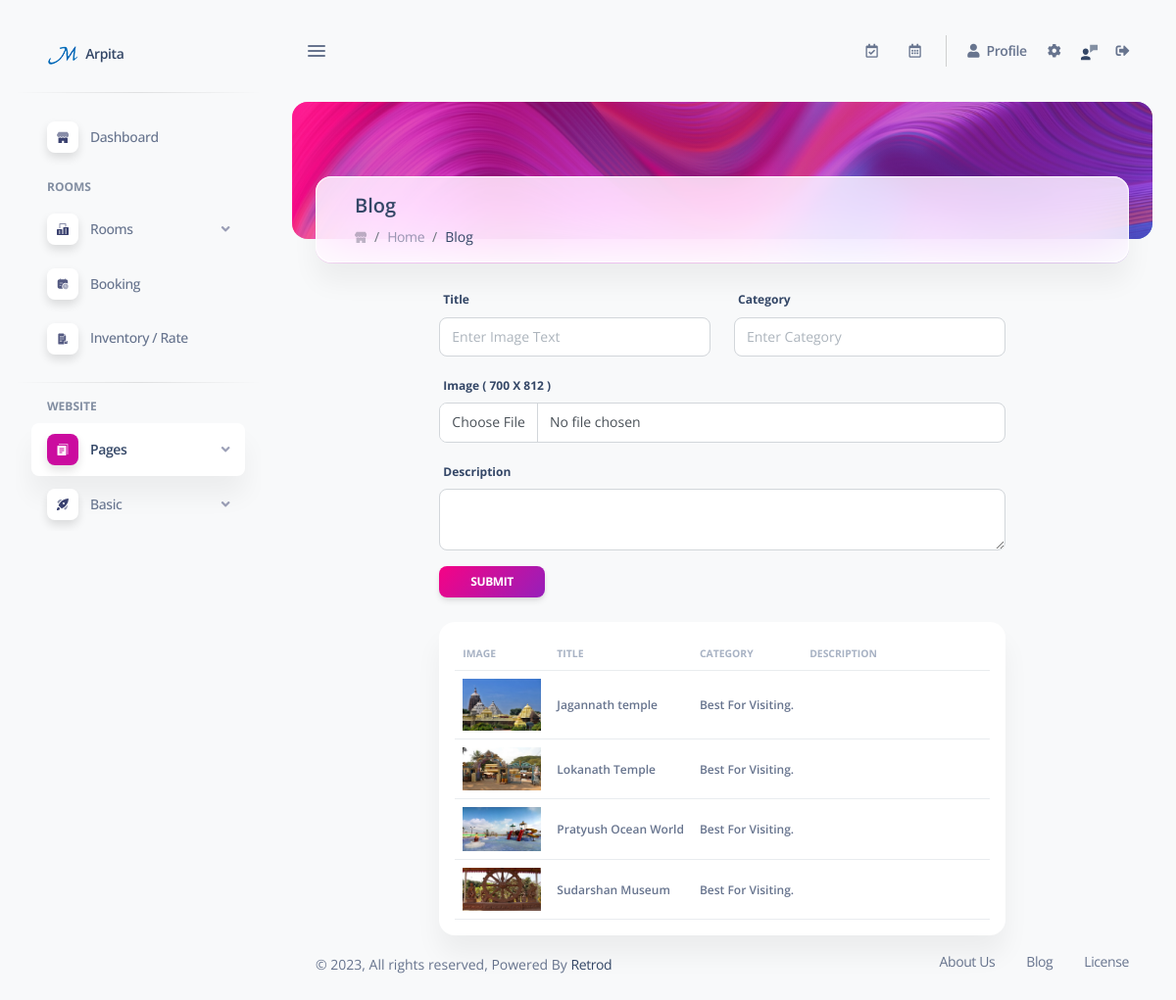
Screenshot of /be/admin/blog.php (signed in) with the database file from the repository.
### tables this page shows
CREATE TABLE `profile` (
  `id` int(11) NOT NULL,
  `name` varchar(250) NOT NULL,
  `email` varchar(250) NOT NULL,
  `primaryphone` varchar(150) NOT NULL,
  `address` text NOT NULL,
  `district` varchar(250) NOT NULL,
  `pincode` varchar(250) NOT NULL,
  `gst` varchar(250) NOT NULL,
  `description` text NOT NULL,
  `logo` varchar(250) NOT NULL,
  `logo2` varchar(250) NOT NULL,
  `favicon` varchar(250) NOT NULL,
  `url` varchar(550) NOT NULL,
  `checkIn` varchar(250) NOT NULL,
  `checkOut` varchar(250) NOT NULL,
  `waNo` varchar(15) DEFAULT NULL,
  `fbLink` varchar(250) NOT NULL,
  `inLink` varchar(250) NOT NULL,
  `twLink` varchar(250) NOT NULL
);

CREATE TABLE `blog` (
  `id` int(11) NOT NULL,
  `title` varchar(250) NOT NULL,
  `category` varchar(250) NOT NULL,
  `img` varchar(250) NOT NULL,
  `description` text NOT NULL,
  `addOn` datetime NOT NULL DEFAULT current_timestamp()
);

### be/admin/include/function.php (called while the page is built, shortened)
<?php
function hotelDetail(){
    global $conDB;
    $sql = mysqli_query($conDB, "select * from profile");
    $row = mysqli_fetch_assoc($sql);
    return $row;
}
?>

### be/admin/blog.php (the view, shortened to what this page needs)
<?php
include (SERVER_INCLUDE_PATH.'db.php');
include (SERVER_INCLUDE_PATH.'function.php');
$updateText = '';
$Desc = '';
$category =  '';
$required = 'required';
?>
<!DOCTYPE html>
<html lang="en">
<head>
  <link href="css/icons.css" rel="stylesheet">
  <link href="css/svg.css" rel="stylesheet">
  <link id="pagestyle" href="css/getbootstrap.css" rel="stylesheet">
  <link id="pagestyle" href="css/style.css" rel="stylesheet">
  <link rel="stylesheet" href="https://cdnjs.cloudflare.com/ajax/libs/font-awesome/5.15.0/css/all.min.css">
</head>
<body class="g-sidenav-show  bg-gray-100">
<?php include(SERVER_ADMIN_SCREEN_PATH.'sidebar.php') ?>
  <main class="main-content position-relative max-height-vh-100 h-100 border-radius-lg ">
    <?php include(SERVER_ADMIN_SCREEN_PATH.'navbar.php') ?>
        <div class="container-fluid">
            <div class="page-header min-height-140 border-radius-xl mt-4"
                style="background-image: url('<?php echo FRONT_SITE_IMG.'headerBg.webp' ?>'); background-position-y: 50%;">
                <span class="mask bg-gradient-primary opacity-6"></span>
            </div>
            <div class="card card-body blur shadow-blur mx-4 mt-n6 overflow-hidden">
                <div class="row gx-4">
                    <div class="col-auto">
                    </div>
                    <div class="col-auto my-auto">
                        <div class="h-100">
                            <h5 class="mb-1">
                                Blog
                            </h5>
                            <ol class="breadcrumb bg-transparent mb-0 pb-0 pt-1 px-0 me-sm-6 me-5">
                                <li class="breadcrumb-item text-sm">
                                    <a class="opacity-3 text-dark" href="javascript:;.html">
                                    </a>
                                </li>
                                <li class="breadcrumb-item text-sm"><a class="opacity-5 text-dark" href="<?php echo FRONT_BOOKING_SITE ?>">Home</a></li>
                                <li class="breadcrumb-item text-sm text-dark active" aria-current="page">Blog</li>
                            </ol>
                        </div>
                    </div>
                </div>
            </div>
        </div>
        <div class="container-fluid py-4" id="manage_room">
            <div class="row">
                <div class="col-12">
                    <div class="multisteps-form">
                        <div class="row">
                            <div class="col-12 col-lg-8 m-auto">
                            <form action="" method="post" enctype="multipart/form-data">
                                <div class="row p0" style="align-items: end;">
                                    <div class="form_group col-md-6 mb-3">
                                        <label for="">Title</label>
                                        <input required type="text" name="imgText" placeholder="Enter Image Text" class="form-control" value="<?php echo $updateText ?>">
                                    </div>
                                    <div class="form_group col-md-6 mb-3">
                                        <label for="category">Category</label>
                                        <input required type="text" name="category" id="category" placeholder="Enter Category" class="form-control" value="<?php echo $category ?>">
                                    </div>
                                    <div class="form_group col-md-12 mb-3">
                                        <label for="galleryimg">Image ( 700 X 812 )</label>
                                        <?php
                                            echo '<input '.$required.' class="form-control" type="file" id="galleryimg" name="galleryimg">';
                                        ?>
                                    </div>
                                    <div class="form_group col_12 mb-3">
                                        <label for="Desc">Description</label>
                                        <textarea class="form-control" name="Desc" id="Desc" ><?php echo $Desc ?></textarea>
                                    </div>
                                    <div class="form_group col_12">
                                        <button class="btn bg-gradient-primary btn-sm mb-0" type="submit" name="submit">Submit</button>
                                    </div>
                                </div>
                            </form>
                            <div class="s25"></div>
                            <div class="card p-3">
                                <div class="table-responsive">
                                    <table class="table align-items-center mb-0">
                                        <tr>
                                            <th class="text-uppercase text-secondary text-xxs font-weight-bolder opacity-7">Image</th>
                                            <th class="text-uppercase text-secondary text-xxs font-weight-bolder opacity-7">Title</th>
                                            <th class="text-uppercase text-secondary text-xxs font-weight-bolder opacity-7">Category</th>
                                            <th class="text-uppercase text-secondary text-xxs font-weight-bolder opacity-7">Description</th>
                                        </tr>
                                        <tr>
                                            <?php
                                                $sql = mysqli_query($conDB, "select * from blog order by id DESC");
                                                if(mysqli_num_rows($sql)>0){
                                                while($imgrow = mysqli_fetch_assoc($sql)){
                                                    $img = FRONT_SITE_IMG.'post/'.$imgrow['img'];
                                                    $id = $imgrow['id'];
                                                    echo '
                                                        <tr>
                                                            <th class="mb-0 text-xs"><img style="width: 80px;" src="'.$img.'"></th>
                                                            <th class="mb-0 text-xs">'.$imgrow['title'].'</th>
                                                            <th class="mb-0 text-xs">'.$imgrow['category'].'</th>
                                                            <th class="mb-0 text-xs"><small style="width: 250px;overflow: hidden;display: inline-block;word-break: break-all;">'.$imgrow['description'].'</small></th>
                                                            <th class="mb-0 text-xs">
                                                                <div class="tableCenter">
                                                                    <span class="tableHide"><i class="fas fa-ellipsis-h"></i></span>
                                                                    <span class="tableHoverShow">
                                                                    <a class="tableIcon update bg-gradient-info" href="blog.php?update='.$id.'" style="margin-right:10px" data-bs-toggle="tooltip" data-bs-placement="top" data-bs-original-title="Edit"><i class="far fa-edit"></i></a>
                                                                    <a class="tableIcon delete bg-gradient-danger" href="blog.php?delete='.$id.'" data-bs-toggle="tooltip" data-bs-placement="top" data-bs-original-title="Delete"><i class="far fa-trash-alt"></i></a>
                                                                    </span>
                                                                </div>
                                                            </th>
                                                        </tr>
                                                    ';
                                                }
                                            }
                                            ?>
                                        </tr>
                                    </table>
                                </div>
                            </div>
                            </div>
                        </div>
                    </div>
                </div>
            </div>
            <?php include(SERVER_ADMIN_SCREEN_PATH.'footer.php') ?>
        </div>
  </main>
</body>
</html>

### be/admin/screen/sidebar.php (shortened to what this page needs)
<aside class="sidenav navbar navbar-vertical navbar-expand-xs border-0 border-radius-xl my-3 fixed-start ms-3 "
    id="sidenav-main">
    <div class="sidenav-header">
      <a class="navbar-brand m-0" href="<?= FRONT_BOOKING_SITE.'/admin' ?>" target="_blank">
        <img src="<?= FRONT_SITE_IMG.hotelDetail()['favicon'] ?>" class="navbar-brand-img h-100" alt="main_logo">
        <span class="ms-1 font-weight-bold"><?php echo SITE_NAME ?></span>
      </a>
    </div>
    <hr class="horizontal dark mt-0">
    <div class="collapse navbar-collapse  w-auto h-auto" id="sidenav-collapse-main">
      <ul class="navbar-nav">
        <li class="nav-item">
          <a  href="<?php echo FRONT_ADMIN_SITE.'/index.php' ?>" class="nav-link active" aria-controls="dashboardsExamples" role="button" aria-expanded="false">
            <div class="icon icon-shape icon-sm shadow border-radius-md bg-white text-center d-flex align-items-center justify-content-center  me-2">
            </div>
            <span class="nav-link-text ms-1">Dashboard</span>
          </a>
        </li>
        <li class="nav-item mt-3">
          <h6 class="ps-4  ms-2 text-uppercase text-xs font-weight-bolder opacity-6">ROOMS</h6>
        </li>
        <li class="nav-item">
          <a data-bs-toggle="collapse" href="#pagesExamples" class="nav-link roomLink" aria-controls="pagesExamples"
            role="button" aria-expanded="false">
            <div
              class="icon icon-shape icon-sm shadow border-radius-md bg-white text-center d-flex align-items-center justify-content-center  me-2">
            </div>
            <span class="nav-link-text ms-1">Rooms</span>
          </a>
        </li>
        <li class="nav-item">
          <a  href="<?php echo FRONT_ADMIN_SITE ?>booking.php" class="nav-link bookingLink" aria-controls="dashboardsExamples" role="button" aria-expanded="false">
            <div class="icon icon-shape icon-sm shadow border-radius-md bg-white text-center d-flex align-items-center justify-content-center  me-2">
            </div>
            <span class="nav-link-text ms-1">Booking</span>
          </a>
        </li>
        <li class="nav-item">
          <a  href="<?php echo FRONT_ADMIN_SITE ?>inventory.php" class="nav-link inventoryLink" aria-controls="dashboardsExamples" role="button" aria-expanded="false">
            <div class="icon icon-shape icon-sm shadow border-radius-md bg-white text-center d-flex align-items-center justify-content-center  me-2">
            </div>
            <span class="nav-link-text ms-1">Inventory / Rate</span>
          </a>
        </li>
        <li class="nav-item">
          <hr class="horizontal dark">
          <h6 class="ps-4  ms-2 text-uppercase text-xs font-weight-bolder opacity-6">Website</h6>
        </li>
        <li class="nav-item">
          <a data-bs-toggle="collapse" href="#componentsExamples" class="nav-link pageLink" aria-controls="componentsExamples"
            role="button" aria-expanded="false">
            <div
              class="icon icon-shape icon-sm shadow border-radius-md bg-white text-center d-flex align-items-center justify-content-center  me-2">
            </div>
            <span class="nav-link-text ms-1">Pages</span>
          </a>
        </li>
        <li class="nav-item">
          <a data-bs-toggle="collapse" href="#basicExamples" class="nav-link basicLink" aria-controls="basicExamples"
            role="button" aria-expanded="false">
            <div
              class="icon icon-shape icon-sm shadow border-radius-md bg-white text-center d-flex align-items-center justify-content-center  me-2">
            </div>
            <span class="nav-link-text ms-1">Basic</span>
          </a>
        </li>
      </ul>
    </div>
  </aside>

### rows the page displays
profile: favicon (picture)
blog: img (picture), title "Jagannath temple", category "Best For Visiting."
blog: img (picture), title "Lokanath Temple", category "Best For Visiting."
blog: img (picture), title "Pratyush Ocean World", category "Best For Visiting."
blog: img (picture), title "Sudarshan Museum", category "Best For Visiting."

### other values shown
SITE_NAME "Arpita"
